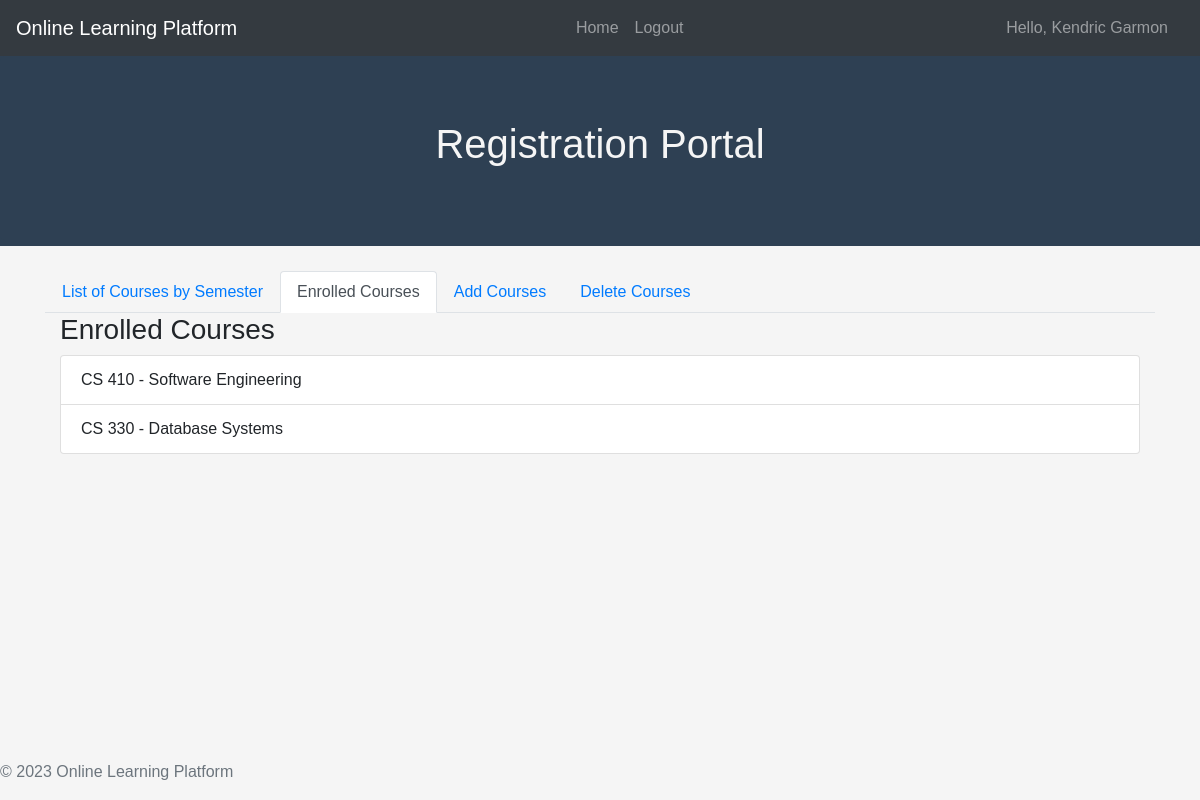
Screenshot of /portal.php (signed in) with the database file from the repository.
### tables this page shows
CREATE TABLE `courses` (
  `id` int(11) NOT NULL,
  `course_code` varchar(10) NOT NULL,
  `course_name` varchar(255) NOT NULL,
  `course_description` text DEFAULT NULL,
  `course_instructor` varchar(255) DEFAULT NULL,
  `course_start_date` date DEFAULT NULL,
  `course_end_date` date DEFAULT NULL,
  `course_capacity` int(11) DEFAULT NULL,
  `semester_id` int(11) DEFAULT NULL
);

### portal.php (the view, shortened to what this page needs)
<!DOCTYPE html>
<html>
<head>
</head>
<body>
    <header>
        <?php require_once 'header.php'; ?>
        <div class="jumbotron text-center">
            <h1>Registration Portal</h1>
        </div>
    </header>
    <main class="container">
        <ul class="nav nav-tabs" role="tablist">
            <li class="nav-item"><a class="nav-link" href="#courses_by_semester" aria-controls="courses_by_semester" data-toggle="tab">List of Courses by Semester</a></li>
            <li class="nav-item"><a class="nav-link active" href="#registered" aria-controls="registered" role="tab" data-toggle="tab">Enrolled Courses</a></li>
            <li class="nav-item"><a class="nav-link" href="#add" aria-controls="add" role="tab" data-toggle="tab">Add Courses</a></li>
            <li class="nav-item"><a class="nav-link" href="#delete" aria-controls="delete" role="tab" data-toggle="tab">Delete Courses</a></li>
        </ul>
        <section class="container">
        <div class="tab-content">
            <div role="tabpanel" class="tab-pane active" id="registered">
                <h3>Enrolled Courses</h3>
                <?php
                    include_once('config.php');
                    $student_id = $_SESSION['user_id'];
                    $sql = "SELECT c.course_code, c.course_name FROM registrations r JOIN courses c ON r.class_id = c.id WHERE r.student_id = ?";
                    $stmt = mysqli_prepare($conn, $sql);
                    mysqli_stmt_bind_param($stmt, 'i', $student_id);
                    mysqli_stmt_execute($stmt);
                    $result = mysqli_stmt_get_result($stmt);
                    if (mysqli_num_rows($result) > 0) {
                        echo "<ul class='list-group'>";
                        while ($row = mysqli_fetch_assoc($result)) {
                            echo "<li class='list-group-item'>" . $row['course_code'] . " - " . $row['course_name'] . "</li>";
                        }
                        echo "</ul>";
                    } else {
                        echo "<p>No registered classes.</p>";
                    }
                ?>
            </div>
        </div>
    </section>
    </main>
    <?php require_once 'footer.php'; ?>
</body>
</html>

### style.css (style rules this page uses)
html { position: relative; min-height: 100%; }
body { display: flex; flex-direction: column; min-height: 100vh; background-color: #f5f5f5; font-family: Arial, sans-serif; }
header { background-color: #2e4053; color: #f5f5f5; padding: 0px 0px 5px 0px !important; }
.jumbotron { background-color: #2e4053; color: #f5f5f5; margin-bottom: 1px !important; }
main { margin-top: 25px; }

### rows the page displays
courses: course_code "CS 410", course_name "Software Engineering"
courses: course_code "CS 330", course_name "Database Systems"

### other values shown
$userName "Kendric Garmon"
